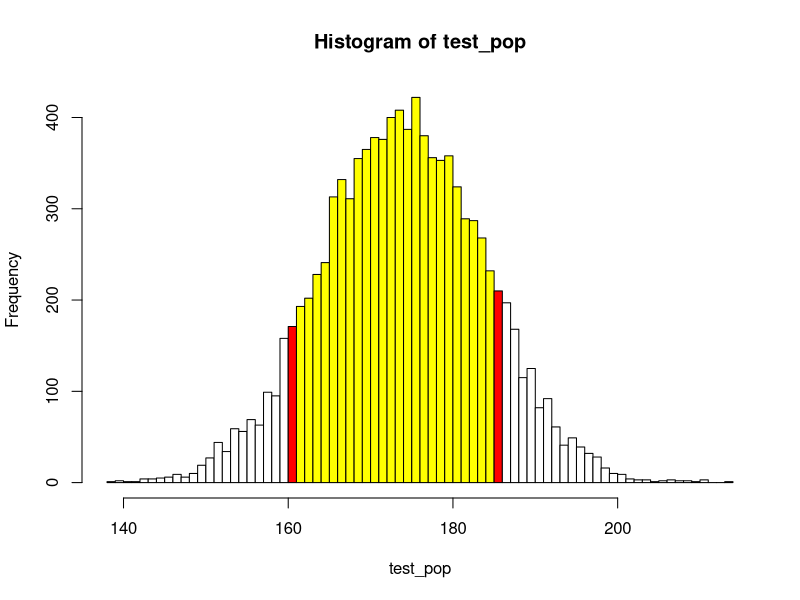

Generate this figure with R:
## ---- chunk 1
# Generate our test distribution
test_pop <- rnorm(n=10000,mean=174,sd=10)

# Now let us calculate the respective quantiles, giving us both ends of the "80% range"
qex_left <- qnorm(p=.1,mean=mean(test_pop),sd=sd(test_pop),lower.tail = TRUE)
qex_right <- qnorm(p=.1,mean=mean(test_pop),sd=sd(test_pop),lower.tail = FALSE)
print(round(c(qex_left,qex_right),2))

# A nicely colored plot to illustrate our result
h <- hist(test_pop, breaks=100, plot = FALSE)
brks <- h$breaks[which(h$breaks>qex_left & h$breaks<qex_right)]
binylw <- cut(brks, h$breaks)
brks <- h$breaks[which(h$breaks %in% round(c(qex_left,qex_right),0))]
binred <- cut(brks, h$breaks)
clr <- rep("white", length(h$counts))
clr[binylw] <- "yellow"
clr[binred] <- "red"
plot(h, col=clr)
